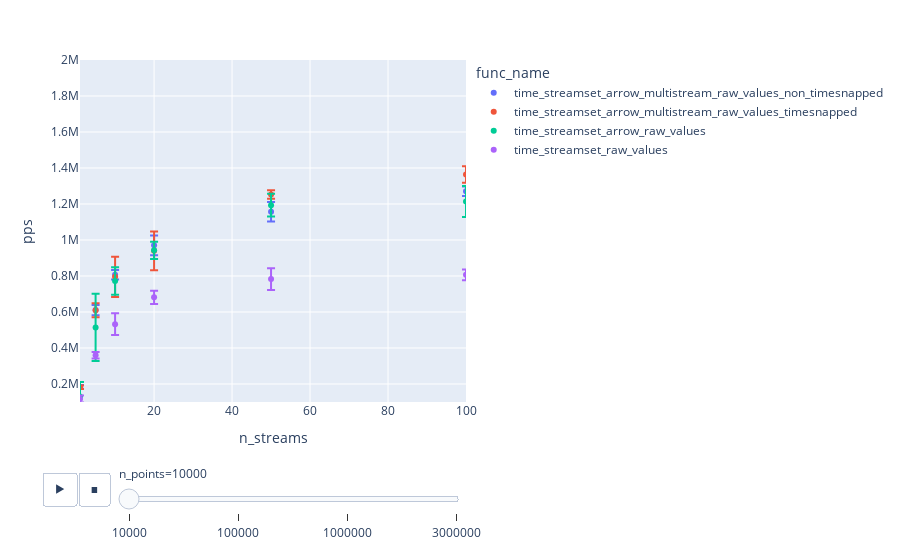

Here is the notebook cell this chart was saved with:
### Code cell
px.scatter(
    data_frame=streamset_avg_time_raw,
    y="pps",
    x="n_streams",
    animation_frame="n_points",
    color="func_name",
    range_x=[1, 100],
    range_y=[100000, 2000000],
    error_y="pps_err",
)

### Figure 1 — Plotly figure (JSON) as saved in the notebook; plotly's stock layout.template omitted (floating-point values rounded to 4 significant figures)
{"data": [{"error_y": {"array": [10480.0, 27960.0, 26320.0, 54470.0, 53940.0, 26830.0]}, "hovertemplate": "func_name=time_streamset_arrow_multistream_raw_values_non_timesnapped<br>n_points=10000<br>n_streams=%{x}<br>pps=%{y}<extra></extra>", "legendgroup": "time_streamset_arrow_multistream_raw_values_non_timesnapped", "marker": {"color": "#636efa", "symbol": "circle"}, "mode": "markers", "name": "time_streamset_arrow_multistream_raw_values_non_timesnapped", "orientation": "v", "showlegend": true, "type": "scatter", "x": [1, 5, 10, 20, 50, 100], "xaxis": "x", "y": [184300.0, 610600.0, 806500.0, 970400.0, 1157000.0, 1271000.0], "yaxis": "y"}, {"error_y": {"array": [9690.0, 39080.0, 111800.0, 107900.0, 23510.0, 45910.0]}, "hovertemplate": "func_name=time_streamset_arrow_multistream_raw_values_timesnapped<br>n_points=10000<br>n_streams=%{x}<br>pps=%{y}<extra></extra>", "legendgroup": "time_streamset_arrow_multistream_raw_values_timesnapped", "marker": {"color": "#EF553B", "symbol": "circle"}, "mode": "markers", "name": "time_streamset_arrow_multistream_raw_values_timesnapped", "orientation": "v", "showlegend": true, "type": "scatter", "x": [1, 5, 10, 20, 50, 100], "xaxis": "x", "y": [182500.0, 609400.0, 795300.0, 940000.0, 1252000.0, 1364000.0], "yaxis": "y"}, {"error_y": {"array": [80480.0, 187300.0, 76400.0, 47800.0, 63140.0, 85800.0]}, "hovertemplate": "func_name=time_streamset_arrow_raw_values<br>n_points=10000<br>n_streams=%{x}<br>pps=%{y}<extra></extra>", "legendgroup": "time_streamset_arrow_raw_values", "marker": {"color": "#00cc96", "symbol": "circle"}, "mode": "markers", "name": "time_streamset_arrow_raw_values", "orientation": "v", "showlegend": true, "type": "scatter", "x": [1, 5, 10, 20, 50, 100], "xaxis": "x", "y": [130400.0, 514500.0, 772200.0, 942400.0, 1193000.0, 1214000.0], "yaxis": "y"}, {"error_y": {"array": [19290.0, 17960.0, 60420.0, 37130.0, 60770.0, 30080.0]}, "hovertemplate": "func_name=time_streamset_raw_values<br>n_points=10000<br>n_streams=%{x}<br>pps=%{y}<extra></extra>", "legendgroup": "time_streamset_raw_values", "marker": {"color": "#ab63fa", "symbol": "circle"}, "mode": "markers", "name": "time_streamset_raw_values", "orientation": "v", "showlegend": true, "type": "scatter", "x": [1, 5, 10, 20, 50, 100], "xaxis": "x", "y": [116900.0, 360200.0, 532200.0, 681300.0, 782900.0, 806400.0], "yaxis": "y"}], "layout": {"autosize": true, "legend": {"title": {"text": "func_name"}, "tracegroupgap": 0}, "margin": {"t": 60}, "sliders": [{"active": 0, "currentvalue": {"prefix": "n_points="}, "len": 0.9, "pad": {"b": 10, "t": 60}, "steps": [{"args": [["10000"], {"frame": {"duration": 0, "redraw": false}, "fromcurrent": true, "mode": "immediate", "transition": {"duration": 0, "easing": "linear"}}], "label": "10000", "method": "animate"}, {"args": [["100000"], {"frame": {"duration": 0, "redraw": false}, "fromcurrent": true, "mode": "immediate", "transition": {"duration": 0, "easing": "linear"}}], "label": "100000", "method": "animate"}, {"args": [["1000000"], {"frame": {"duration": 0, "redraw": false}, "fromcurrent": true, "mode": "immediate", "transition": {"duration": 0, "easing": "linear"}}], "label": "1000000", "method": "animate"}, {"args": [["3000000"], {"frame": {"duration": 0, "redraw": false}, "fromcurrent": true, "mode": "immediate", "transition": {"duration": 0, "easing": "linear"}}], "label": "3000000", "method": "animate"}], "x": 0.1, "xanchor": "left", "y": 0, "yanchor": "top"}], "updatemenus": [{"buttons": [{"args": [null, {"frame": {"duration": 500, "redraw": false}, "fromcurrent": true, "mode": "immediate", "transition": {"duration": 500, "easing": "linear"}}], "label": "&#9654;", "method": "animate"}, {"args": [[null], {"frame": {"duration": 0, "redraw": false}, "fromcurrent": true, "mode": "immediate", "transition": {"duration": 0, "easing": "linear"}}], "label": "&#9724;", "method": "animate"}], "direction": "left", "pad": {"r": 10, "t": 70}, "showactive": false, "type": "buttons", "x": 0.1, "xanchor": "right", "y": 0, "yanchor": "top"}], "xaxis": {"anchor": "y", "domain": [0, 1], "range": [1, 100], "title": {"text": "n_streams"}, "type": "linear"}, "yaxis": {"anchor": "x", "domain": [0, 1], "range": [100000, 2000000], "title": {"text": "pps"}, "type": "linear"}}}
